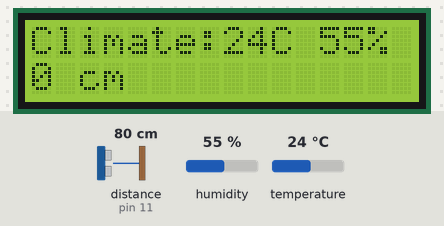
The sketch below on a simulated Arduino Uno, built with avr-gcc and run on an emulated ATmega328P. Shown: 16×2 character LCD. Wiring (inferred from the names in the program): ultrasonic range finder: trigger pin 12; echo pin 11. Inputs (shaded band) come from the test bench; at power-on: humidity 55 %, temperature 24 °C, distance to the obstacle (sensor on pin 11) 80 cm. The echo pulse lasts 58.3 µs per cm.

Above: at 1.2 s.
1.3 s: humidity set to 22 %
At 1.9 s:
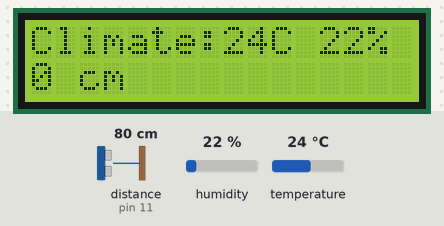
2.9 s: temperature set to 12 °C
At 3.7 s:
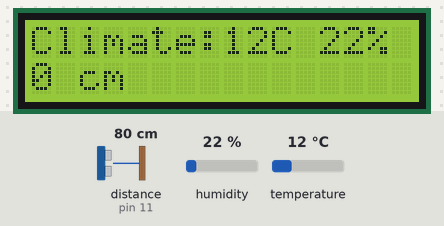
4.4 s: humidity set to 40 %
At 4.9 s:
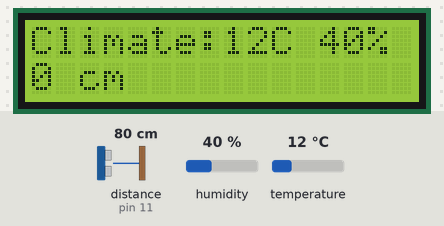
6.0 s: temperature set to 19 °C
At 6.8 s:
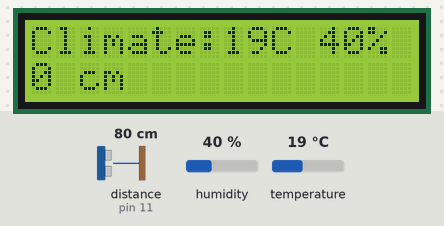
Timing chart, 0 to 8.6 s (numbered marks = the images above; inputs shaded):
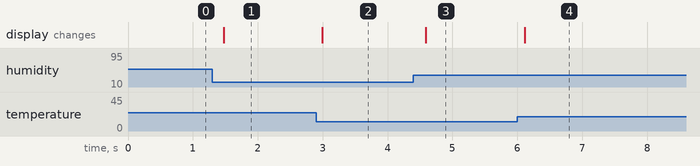

The sketch:

Ultrasonic.ino
```cpp
#include <LiquidCrystal_I2C.h>
#include <dht.h>

dht DHT;
LiquidCrystal_I2C lcd(0x27, 16, 2);

const int trigPin = 12;
const int echoPin = 11;
const int dhtPin = 2;

const int maxDistance = 1000;
const float timeOut = maxDistance * 60;
const int soundVelocity = 340;

void setup() {
  pinMode(trigPin,OUTPUT);
  pinMode(echoPin,INPUT);

  if (!i2CAddrTest(0x27)) {
    lcd = LiquidCrystal_I2C(0x3F, 16, 2);
  }

  lcd.init();
  lcd.backlight();

  Serial.begin(9600);
}

void loop() {
  lcd.setCursor(0,0);

  if (DHT.read11(dhtPin) == DHTLIB_OK) {
    lcd.print("Climate:");
    lcd.print(int(DHT.temperature));
    lcd.print("C ");
    lcd.print(int(DHT.humidity));
    lcd.print("% ");
    lcd.print("                ");
  } else {
    lcd.print("Sensor Error    ");
  }


  int sonar = (int)getSonar();
  lcd.setCursor(0, 1);
  if (sonar <= 500) {
    lcd.print(sonar);
    lcd.print(" cm");
  } else {
    lcd.print("Nothing here");
  }
  lcd.print("                ");
  delay(150);
}

bool i2CAddrTest(uint8_t addr) {
  Wire.begin();
  Wire.beginTransmission(addr);
  if (Wire.endTransmission() == 0) {
    return true;
  }
  return false;
}

float getSonar() {
  unsigned long pingTime;
  float distance;
  digitalWrite(trigPin, HIGH);
  delayMicroseconds(10);
  digitalWrite(trigPin, LOW);
  pingTime = pulseIn(echoPin, HIGH, timeOut);
  distance = (float)pingTime * soundVelocity / 2 / 10000;
  return distance;
}
```

Measured:
- after the input at 1.3 s, the display: changes after 0.17 s (image 1)
- after the input at 2.9 s, the display: changes after 0.09 s (image 2)
- after the input at 4.4 s, the display: changes after 0.19 s (image 3)
- after the input at 6.0 s, the display: changes after 0.11 s (image 4)
